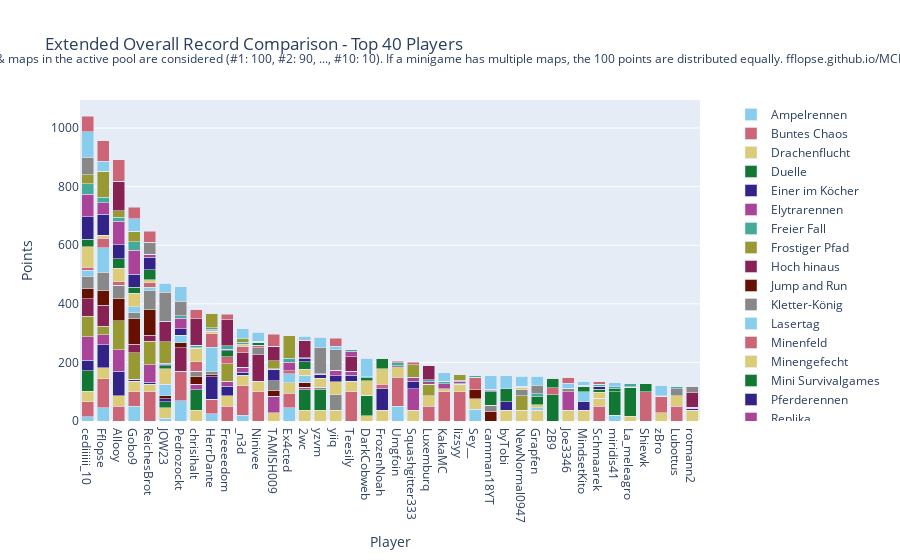

The code cell stored with this chart in its notebook:
### Code cell
import plotly.graph_objects as go

# Sum all columns to get the total score
outDf['Total'] = outDf.sum(axis=1)

# Sort by total score and fill N/A values with 0
outDf = outDf.sort_values(by='Total', ascending=False).fillna(0)

# Crop to top 10 players
cropDf = outDf.head(40).copy()

# Drop the 'Total' column for plotting
cropDf = cropDf.drop(columns=['Total'])

# Create a color palette
color_palette = px.colors.qualitative.Safe

# Create the stacked bar plot
fig = go.Figure()

for column in cropDf.columns.difference(['Player']):
    fig.add_trace(go.Bar(
        x=cropDf.index,
        y=cropDf[column],
        name=column,
        marker_color=color_palette[len(fig.data) % len(color_palette)]
    ))

# Update layout
fig.update_layout(
    barmode='stack',
    title='Extended Overall Record Comparison - Top 40 Players',
    xaxis=dict(title='Player'),
    yaxis=dict(title='Points'),
    #height=800,
    #width=1000,
    legend=dict(
        x=1.05,
        y=0.5,
        traceorder='normal',
        font=dict(size=12),
        bgcolor='rgba(255, 255, 255, 0)',
        bordercolor='rgba(0, 0, 0, 0)'
    ),
    margin=dict(r=200),  # Adjust right margin to make room for the legend
    annotations=[
        dict(
            x=0.5,
            y=1.1635,
            xref='paper',
            yref='paper',
            text='Max 100 points per minigame. Records #1 through #10 of games & maps in the active pool are considered (#1: 100, #2: 90, ..., #10: 10). If a minigame has multiple maps, the 100 points are distributed equally. fflopse.github.io/MCP-Records/data-analysis/global-ranking.ipynb',
            showarrow=False,
            font=dict(size=12),
            xanchor='center'
        )
    ]
)

fig.show()

# save the plot as an html file

fig.write_html('out/ext_overall_record_comparison.html')

### Figure 1 — Plotly figure (JSON) as saved in the notebook; plotly's stock layout.template omitted (floating-point values rounded to 4 significant figures)
{"data": [{"marker": {"color": "rgb(136, 204, 238)"}, "name": "Ampelrennen", "type": "bar", "x": ["cediiiiii_10", "Fflopse", "Allooy", "Gobo9", "ReichesBrot", "JOW23", "Pedrozockt", "chrisihalt", "HerrDante", "Freeeedom", "_n3d", "Ninivee", "TAMISH009", "Ex4cted", "2wc", "yzvm", "yiiq", "Teesily", "DarkCobweb", "FrozenNoah", "Umgfoin", "Squashgitter333", "Luxemburq", "KakaMC", "lizsyy", "Sey__", "camman18YT", "byTobi", "NewNormal0947", "Grapfen", "2B9", "Joe3346", "MindsetKito", "Schmaarek", "miridis41", "La_meleagro", "Shiewk", "zBro", "Lubottus", "rotmann2"], "y": [15, 45, 0, 50, 0, 10, 70, 0, 25, 0, 20, 0, 0, 45, 0, 0, 0, 0, 0, 0, 50, 0, 0, 0, 0, 40, 0, 0, 0, 0, 0, 0, 0, 0, 20, 0, 0, 0, 0, 0]}, {"marker": {"color": "rgb(204, 102, 119)"}, "name": "Buntes Chaos", "type": "bar", "x": ["cediiiiii_10", "Fflopse", "Allooy", "Gobo9", "ReichesBrot", "JOW23", "Pedrozockt", "chrisihalt", "HerrDante", "Freeeedom", "_n3d", "Ninivee", "TAMISH009", "Ex4cted", "2wc", "yzvm", "yiiq", "Teesily", "DarkCobweb", "FrozenNoah", "Umgfoin", "Squashgitter333", "Luxemburq", "KakaMC", "lizsyy", "Sey__", "camman18YT", "byTobi", "NewNormal0947", "Grapfen", "2B9", "Joe3346", "MindsetKito", "Schmaarek", "miridis41", "La_meleagro", "Shiewk", "zBro", "Lubottus", "rotmann2"], "y": [50, 100, 50, 50, 100, 0, 100, 0, 50, 50, 100, 100, 0, 50, 0, 0, 0, 100, 0, 0, 100, 0, 50, 100, 100, 0, 0, 0, 0, 0, 0, 0, 0, 50, 0, 0, 100, 0, 50, 0]}, {"marker": {"color": "rgb(221, 204, 119)"}, "name": "Drachenflucht", "type": "bar", "x": ["cediiiiii_10", "Fflopse", "Allooy", "Gobo9", "ReichesBrot", "JOW23", "Pedrozockt", "chrisihalt", "HerrDante", "Freeeedom", "_n3d", "Ninivee", "TAMISH009", "Ex4cted", "2wc", "yzvm", "yiiq", "Teesily", "DarkCobweb", "FrozenNoah", "Umgfoin", "Squashgitter333", "Luxemburq", "KakaMC", "lizsyy", "Sey__", "camman18YT", "byTobi", "NewNormal0947", "Grapfen", "2B9", "Joe3346", "MindsetKito", "Schmaarek", "miridis41", "La_meleagro", "Shiewk", "zBro", "Lubottus", "rotmann2"], "y": [36, 36, 36, 36, 26, 36, 0, 36, 0, 36, 36, 36, 28, 36, 36, 36, 36, 36, 18, 36, 36, 36, 36, 10, 26, 36, 0, 36, 36, 36, 0, 36, 36, 28, 0, 16, 0, 28, 36, 36]}, {"marker": {"color": "rgb(17, 119, 51)"}, "name": "Duelle", "type": "bar", "x": ["cediiiiii_10", "Fflopse", "Allooy", "Gobo9", "ReichesBrot", "JOW23", "Pedrozockt", "chrisihalt", "HerrDante", "Freeeedom", "_n3d", "Ninivee", "TAMISH009", "Ex4cted", "2wc", "yzvm", "yiiq", "Teesily", "DarkCobweb", "FrozenNoah", "Umgfoin", "Squashgitter333", "Luxemburq", "KakaMC", "lizsyy", "Sey__", "camman18YT", "byTobi", "NewNormal0947", "Grapfen", "2B9", "Joe3346", "MindsetKito", "Schmaarek", "miridis41", "La_meleagro", "Shiewk", "zBro", "Lubottus", "rotmann2"], "y": [70, 0, 0, 0, 0, 20, 0, 70, 0, 0, 0, 0, 0, 0, 70, 70, 0, 0, 70, 0, 0, 0, 0, 0, 0, 0, 0, 0, 0, 0, 90, 0, 0, 0, 80, 100, 0, 0, 0, 0]}, {"marker": {"color": "rgb(51, 34, 136)"}, "name": "Einer im Köcher", "type": "bar", "x": ["cediiiiii_10", "Fflopse", "Allooy", "Gobo9", "ReichesBrot", "JOW23", "Pedrozockt", "chrisihalt", "HerrDante", "Freeeedom", "_n3d", "Ninivee", "TAMISH009", "Ex4cted", "2wc", "yzvm", "yiiq", "Teesily", "DarkCobweb", "FrozenNoah", "Umgfoin", "Squashgitter333", "Luxemburq", "KakaMC", "lizsyy", "Sey__", "camman18YT", "byTobi", "NewNormal0947", "Grapfen", "2B9", "Joe3346", "MindsetKito", "Schmaarek", "miridis41", "La_meleagro", "Shiewk", "zBro", "Lubottus", "rotmann2"], "y": [36.67, 80, 83.33, 6.667, 6.667, 10, 0, 0, 76.67, 33.33, 10, 0, 0, 0, 0, 0, 0, 20, 0, 73.33, 0, 0, 0, 0, 0, 0, 0, 30, 0, 0, 0, 0, 30, 0, 0, 0, 0, 0, 0, 0]}, {"marker": {"color": "rgb(170, 68, 153)"}, "name": "Elytrarennen", "type": "bar", "x": ["cediiiiii_10", "Fflopse", "Allooy", "Gobo9", "ReichesBrot", "JOW23", "Pedrozockt", "chrisihalt", "HerrDante", "Freeeedom", "_n3d", "Ninivee", "TAMISH009", "Ex4cted", "2wc", "yzvm", "yiiq", "Teesily", "DarkCobweb", "FrozenNoah", "Umgfoin", "Squashgitter333", "Luxemburq", "KakaMC", "lizsyy", "Sey__", "camman18YT", "byTobi", "NewNormal0947", "Grapfen", "2B9", "Joe3346", "MindsetKito", "Schmaarek", "miridis41", "La_meleagro", "Shiewk", "zBro", "Lubottus", "rotmann2"], "y": [80, 33.33, 73.33, 0, 60, 0, 0, 20, 0, 16.67, 16.67, 0, 56.67, 0, 10, 0, 0, 13.33, 0, 0, 0, 73.33, 0, 0, 0, 0, 0, 0, 0, 0, 0, 63.33, 0, 0, 0, 0, 0, 0, 0, 0]}, {"marker": {"color": "rgb(68, 170, 153)"}, "name": "Freier Fall", "type": "bar", "x": ["cediiiiii_10", "Fflopse", "Allooy", "Gobo9", "ReichesBrot", "JOW23", "Pedrozockt", "chrisihalt", "HerrDante", "Freeeedom", "_n3d", "Ninivee", "TAMISH009", "Ex4cted", "2wc", "yzvm", "yiiq", "Teesily", "DarkCobweb", "FrozenNoah", "Umgfoin", "Squashgitter333", "Luxemburq", "KakaMC", "lizsyy", "Sey__", "camman18YT", "byTobi", "NewNormal0947", "Grapfen", "2B9", "Joe3346", "MindsetKito", "Schmaarek", "miridis41", "La_meleagro", "Shiewk", "zBro", "Lubottus", "rotmann2"], "y": [0, 0, 0, 0, 0, 0, 0, 0, 0, 0, 0, 0, 0, 0, 0, 0, 0, 0, 0, 0, 0, 0, 0, 0, 0, 0, 0, 0, 0, 0, 0, 0, 0, 0, 0, 0, 0, 0, 0, 0]}, {"marker": {"color": "rgb(153, 153, 51)"}, "name": "Frostiger Pfad", "type": "bar", "x": ["cediiiiii_10", "Fflopse", "Allooy", "Gobo9", "ReichesBrot", "JOW23", "Pedrozockt", "chrisihalt", "HerrDante", "Freeeedom", "_n3d", "Ninivee", "TAMISH009", "Ex4cted", "2wc", "yzvm", "yiiq", "Teesily", "DarkCobweb", "FrozenNoah", "Umgfoin", "Squashgitter333", "Luxemburq", "KakaMC", "lizsyy", "Sey__", "camman18YT", "byTobi", "NewNormal0947", "Grapfen", "2B9", "Joe3346", "MindsetKito", "Schmaarek", "miridis41", "La_meleagro", "Shiewk", "zBro", "Lubottus", "rotmann2"], "y": [70, 30, 100, 90, 80, 0, 0, 0, 0, 60, 0, 0, 0, 0, 0, 0, 0, 0, 0, 0, 0, 0, 40, 0, 0, 0, 0, 0, 50, 0, 0, 0, 0, 0, 0, 0, 0, 0, 0, 0]}, {"marker": {"color": "rgb(136, 34, 85)"}, "name": "Hoch hinaus", "type": "bar", "x": ["cediiiiii_10", "Fflopse", "Allooy", "Gobo9", "ReichesBrot", "JOW23", "Pedrozockt", "chrisihalt", "HerrDante", "Freeeedom", "_n3d", "Ninivee", "TAMISH009", "Ex4cted", "2wc", "yzvm", "yiiq", "Teesily", "DarkCobweb", "FrozenNoah", "Umgfoin", "Squashgitter333", "Luxemburq", "KakaMC", "lizsyy", "Sey__", "camman18YT", "byTobi", "NewNormal0947", "Grapfen", "2B9", "Joe3346", "MindsetKito", "Schmaarek", "miridis41", "La_meleagro", "Shiewk", "zBro", "Lubottus", "rotmann2"], "y": [60, 70, 0, 30, 20, 0, 80, 0, 0, 0, 50, 90, 0, 0, 0, 0, 0, 50, 0, 0, 0, 0, 0, 0, 0, 0, 0, 0, 0, 0, 0, 0, 0, 0, 0, 0, 0, 0, 0, 0]}, {"marker": {"color": "rgb(102, 17, 0)"}, "name": "Jump and Run", "type": "bar", "x": ["cediiiiii_10", "Fflopse", "Allooy", "Gobo9", "ReichesBrot", "JOW23", "Pedrozockt", "chrisihalt", "HerrDante", "Freeeedom", "_n3d", "Ninivee", "TAMISH009", "Ex4cted", "2wc", "yzvm", "yiiq", "Teesily", "DarkCobweb", "FrozenNoah", "Umgfoin", "Squashgitter333", "Luxemburq", "KakaMC", "lizsyy", "Sey__", "camman18YT", "byTobi", "NewNormal0947", "Grapfen", "2B9", "Joe3346", "MindsetKito", "Schmaarek", "miridis41", "La_meleagro", "Shiewk", "zBro", "Lubottus", "rotmann2"], "y": [33.33, 50, 76.67, 86.67, 86.67, 10, 16.67, 26.67, 6.667, 0, 0, 0, 20, 0, 16.67, 0, 0, 0, 0, 0, 0, 0, 0, 0, 0, 30, 33.33, 0, 0, 0, 0, 0, 0, 0, 0, 0, 0, 0, 0, 0]}, {"marker": {"color": "rgb(136, 136, 136)"}, "name": "Kletter-König", "type": "bar", "x": ["cediiiiii_10", "Fflopse", "Allooy", "Gobo9", "ReichesBrot", "JOW23", "Pedrozockt", "chrisihalt", "HerrDante", "Freeeedom", "_n3d", "Ninivee", "TAMISH009", "Ex4cted", "2wc", "yzvm", "yiiq", "Teesily", "DarkCobweb", "FrozenNoah", "Umgfoin", "Squashgitter333", "Luxemburq", "KakaMC", "lizsyy", "Sey__", "camman18YT", "byTobi", "NewNormal0947", "Grapfen", "2B9", "Joe3346", "MindsetKito", "Schmaarek", "miridis41", "La_meleagro", "Shiewk", "zBro", "Lubottus", "rotmann2"], "y": [43.33, 63.33, 43.33, 20, 66.67, 0, 0, 16.67, 10, 0, 0, 23.33, 33.33, 0, 0, 10, 53.33, 0, 0, 0, 0, 0, 0, 0, 0, 0, 20, 0, 20, 0, 0, 13.33, 0, 0, 0, 0, 0, 0, 23.33, 0]}, {"marker": {"color": "rgb(136, 204, 238)"}, "name": "Lasertag", "type": "bar", "x": ["cediiiiii_10", "Fflopse", "Allooy", "Gobo9", "ReichesBrot", "JOW23", "Pedrozockt", "chrisihalt", "HerrDante", "Freeeedom", "_n3d", "Ninivee", "TAMISH009", "Ex4cted", "2wc", "yzvm", "yiiq", "Teesily", "DarkCobweb", "FrozenNoah", "Umgfoin", "Squashgitter333", "Luxemburq", "KakaMC", "lizsyy", "Sey__", "camman18YT", "byTobi", "NewNormal0947", "Grapfen", "2B9", "Joe3346", "MindsetKito", "Schmaarek", "miridis41", "La_meleagro", "Shiewk", "zBro", "Lubottus", "rotmann2"], "y": [20, 83.33, 0, 20, 10, 40, 26.67, 0, 83.33, 0, 0, 0, 0, 30, 23.33, 0, 0, 0, 0, 0, 0, 0, 0, 0, 0, 0, 0, 0, 0, 10, 0, 0, 33.33, 0, 0, 0, 0, 0, 0, 0]}, {"marker": {"color": "rgb(204, 102, 119)"}, "name": "Minenfeld", "type": "bar", "x": ["cediiiiii_10", "Fflopse", "Allooy", "Gobo9", "ReichesBrot", "JOW23", "Pedrozockt", "chrisihalt", "HerrDante", "Freeeedom", "_n3d", "Ninivee", "TAMISH009", "Ex4cted", "2wc", "yzvm", "yiiq", "Teesily", "DarkCobweb", "FrozenNoah", "Umgfoin", "Squashgitter333", "Luxemburq", "KakaMC", "lizsyy", "Sey__", "camman18YT", "byTobi", "NewNormal0947", "Grapfen", "2B9", "Joe3346", "MindsetKito", "Schmaarek", "miridis41", "La_meleagro", "Shiewk", "zBro", "Lubottus", "rotmann2"], "y": [10, 33.33, 13.33, 0, 16.67, 0, 0, 33.33, 46.67, 23.33, 20, 10, 0, 10, 0, 0, 0, 0, 0, 16.67, 0, 0, 0, 0, 0, 43.33, 0, 0, 0, 0, 23.33, 0, 0, 0, 0, 0, 0, 56.67, 0, 0]}, {"marker": {"color": "rgb(221, 204, 119)"}, "name": "Minengefecht", "type": "bar", "x": ["cediiiiii_10", "Fflopse", "Allooy", "Gobo9", "ReichesBrot", "JOW23", "Pedrozockt", "chrisihalt", "HerrDante", "Freeeedom", "_n3d", "Ninivee", "TAMISH009", "Ex4cted", "2wc", "yzvm", "yiiq", "Teesily", "DarkCobweb", "FrozenNoah", "Umgfoin", "Squashgitter333", "Luxemburq", "KakaMC", "lizsyy", "Sey__", "camman18YT", "byTobi", "NewNormal0947", "Grapfen", "2B9", "Joe3346", "MindsetKito", "Schmaarek", "miridis41", "La_meleagro", "Shiewk", "zBro", "Lubottus", "rotmann2"], "y": [70, 10, 45, 47.5, 10, 52.5, 0, 45, 7.5, 0, 7.5, 0, 0, 0, 20, 30, 45, 0, 50, 52.5, 0, 0, 0, 0, 0, 0, 0, 0, 10, 10, 0, 0, 0, 20, 0, 0, 0, 0, 0, 0]}, {"marker": {"color": "rgb(17, 119, 51)"}, "name": "Mini Survivalgames", "type": "bar", "x": ["cediiiiii_10", "Fflopse", "Allooy", "Gobo9", "ReichesBrot", "JOW23", "Pedrozockt", "chrisihalt", "HerrDante", "Freeeedom", "_n3d", "Ninivee", "TAMISH009", "Ex4cted", "2wc", "yzvm", "yiiq", "Teesily", "DarkCobweb", "FrozenNoah", "Umgfoin", "Squashgitter333", "Luxemburq", "KakaMC", "lizsyy", "Sey__", "camman18YT", "byTobi", "NewNormal0947", "Grapfen", "2B9", "Joe3346", "MindsetKito", "Schmaarek", "miridis41", "La_meleagro", "Shiewk", "zBro", "Lubottus", "rotmann2"], "y": [26.67, 0, 33.33, 20, 33.33, 10, 0, 0, 0, 20, 0, 10, 0, 0, 26.67, 0, 0, 0, 10, 33.33, 0, 0, 0, 0, 0, 0, 46.67, 43.33, 0, 26.67, 33.33, 0, 20, 10, 10, 0, 26.67, 0, 0, 0]}, {"marker": {"color": "rgb(51, 34, 136)"}, "name": "Pferderennen", "type": "bar", "x": ["cediiiiii_10", "Fflopse", "Allooy", "Gobo9", "ReichesBrot", "JOW23", "Pedrozockt", "chrisihalt", "HerrDante", "Freeeedom", "_n3d", "Ninivee", "TAMISH009", "Ex4cted", "2wc", "yzvm", "yiiq", "Teesily", "DarkCobweb", "FrozenNoah", "Umgfoin", "Squashgitter333", "Luxemburq", "KakaMC", "lizsyy", "Sey__", "camman18YT", "byTobi", "NewNormal0947", "Grapfen", "2B9", "Joe3346", "MindsetKito", "Schmaarek", "miridis41", "La_meleagro", "Shiewk", "zBro", "Lubottus", "rotmann2"], "y": [76.67, 71.67, 46.67, 45, 43.33, 5, 21.67, 0, 3.333, 3.333, 0, 0, 38.33, 0, 11.67, 13.33, 20, 0, 0, 0, 3.333, 26.67, 0, 0, 3.333, 0, 0, 0, 0, 0, 0, 0, 0, 10, 0, 0, 0, 0, 0, 8.333]}, {"marker": {"color": "rgb(170, 68, 153)"}, "name": "Replika", "type": "bar", "x": ["cediiiiii_10", "Fflopse", "Allooy", "Gobo9", "ReichesBrot", "JOW23", "Pedrozockt", "chrisihalt", "HerrDante", "Freeeedom", "_n3d", "Ninivee", "TAMISH009", "Ex4cted", "2wc", "yzvm", "yiiq", "Teesily", "DarkCobweb", "FrozenNoah", "Umgfoin", "Squashgitter333", "Luxemburq", "KakaMC", "lizsyy", "Sey__", "camman18YT", "byTobi", "NewNormal0947", "Grapfen", "2B9", "Joe3346", "MindsetKito", "Schmaarek", "miridis41", "La_meleagro", "Shiewk", "zBro", "Lubottus", "rotmann2"], "y": [76.31, 39.13, 80.49, 80.58, 8.155, 2.621, 35.83, 2.427, 3.592, 3.01, 2.233, 0, 0.4854, 29.32, 0.9709, 0, 18.35, 18.35, 0.1942, 0, 0, 11.75, 7.961, 17.09, 6.99, 0, 2.718, 0, 0, 0.1942, 0, 0, 0, 0, 0, 0.7767, 0, 0, 1.068, 0]}, {"marker": {"color": "rgb(68, 170, 153)"}, "name": "Sammelwahn", "type": "bar", "x": ["cediiiiii_10", "Fflopse", "Allooy", "Gobo9", "ReichesBrot", "JOW23", "Pedrozockt", "chrisihalt", "HerrDante", "Freeeedom", "_n3d", "Ninivee", "TAMISH009", "Ex4cted", "2wc", "yzvm", "yiiq", "Teesily", "DarkCobweb", "FrozenNoah", "Umgfoin", "Squashgitter333", "Luxemburq", "KakaMC", "lizsyy", "Sey__", "camman18YT", "byTobi", "NewNormal0947", "Grapfen", "2B9", "Joe3346", "MindsetKito", "Schmaarek", "miridis41", "La_meleagro", "Shiewk", "zBro", "Lubottus", "rotmann2"], "y": [36.43, 18.33, 13.33, 28.81, 2.381, 0.9524, 8.333, 8.571, 5.238, 10.71, 5.714, 3.095, 2.143, 14.52, 0.4762, 2.619, 0, 5.952, 2.857, 2.381, 10.24, 1.19, 6.905, 7.857, 3.333, 6.905, 5.476, 1.19, 3.095, 9.524, 2.381, 0, 2.143, 7.619, 6.667, 10, 0, 2.143, 6.429, 2.381]}, {"marker": {"color": "rgb(153, 153, 51)"}, "name": "Schießstand", "type": "bar", "x": ["cediiiiii_10", "Fflopse", "Allooy", "Gobo9", "ReichesBrot", "JOW23", "Pedrozockt", "chrisihalt", "HerrDante", "Freeeedom", "_n3d", "Ninivee", "TAMISH009", "Ex4cted", "2wc", "yzvm", "yiiq", "Teesily", "DarkCobweb", "FrozenNoah", "Umgfoin", "Squashgitter333", "Luxemburq", "KakaMC", "lizsyy", "Sey__", "camman18YT", "byTobi", "NewNormal0947", "Grapfen", "2B9", "Joe3346", "MindsetKito", "Schmaarek", "miridis41", "La_meleagro", "Shiewk", "zBro", "Lubottus", "rotmann2"], "y": [30, 90, 23.33, 36.67, 0, 73.33, 0, 0, 50, 0, 13.33, 0, 26.67, 76.67, 0, 0, 0, 0, 0, 0, 0, 43.33, 0, 0, 20, 0, 0, 0, 0, 0, 0, 0, 0, 0, 0, 0, 0, 0, 0, 0]}, {"marker": {"color": "rgb(136, 34, 85)"}, "name": "Spleef", "type": "bar", "x": ["cediiiiii_10", "Fflopse", "Allooy", "Gobo9", "ReichesBrot", "JOW23", "Pedrozockt", "chrisihalt", "HerrDante", "Freeeedom", "_n3d", "Ninivee", "TAMISH009", "Ex4cted", "2wc", "yzvm", "yiiq", "Teesily", "DarkCobweb", "FrozenNoah", "Umgfoin", "Squashgitter333", "Luxemburq", "KakaMC", "lizsyy", "Sey__", "camman18YT", "byTobi", "NewNormal0947", "Grapfen", "2B9", "Joe3346", "MindsetKito", "Schmaarek", "miridis41", "La_meleagro", "Shiewk", "zBro", "Lubottus", "rotmann2"], "y": [0, 0, 100, 0, 0, 70, 0, 90, 0, 90, 0, 0, 50, 0, 60, 0, 0, 0, 0, 0, 0, 0, 50, 0, 0, 0, 0, 0, 0, 0, 0, 0, 0, 0, 0, 0, 0, 0, 0, 50]}, {"marker": {"color": "rgb(102, 17, 0)"}, "name": "Todeswürfel", "type": "bar", "x": ["cediiiiii_10", "Fflopse", "Allooy", "Gobo9", "ReichesBrot", "JOW23", "Pedrozockt", "chrisihalt", "HerrDante", "Freeeedom", "_n3d", "Ninivee", "TAMISH009", "Ex4cted", "2wc", "yzvm", "yiiq", "Teesily", "DarkCobweb", "FrozenNoah", "Umgfoin", "Squashgitter333", "Luxemburq", "KakaMC", "lizsyy", "Sey__", "camman18YT", "byTobi", "NewNormal0947", "Grapfen", "2B9", "Joe3346", "MindsetKito", "Schmaarek", "miridis41", "La_meleagro", "Shiewk", "zBro", "Lubottus", "rotmann2"], "y": [0, 0, 0, 0, 0, 0, 0, 0, 0, 0, 0, 0, 0, 0, 0, 0, 0, 0, 0, 0, 0, 0, 0, 0, 0, 0, 0, 0, 0, 0, 0, 0, 0, 0, 0, 0, 0, 0, 0, 0]}, {"marker": {"color": "rgb(136, 136, 136)"}, "name": "Waffenfolge", "type": "bar", "x": ["cediiiiii_10", "Fflopse", "Allooy", "Gobo9", "ReichesBrot", "JOW23", "Pedrozockt", "chrisihalt", "HerrDante", "Freeeedom", "_n3d", "Ninivee", "TAMISH009", "Ex4cted", "2wc", "yzvm", "yiiq", "Teesily", "DarkCobweb", "FrozenNoah", "Umgfoin", "Squashgitter333", "Luxemburq", "KakaMC", "lizsyy", "Sey__", "camman18YT", "byTobi", "NewNormal0947", "Grapfen", "2B9", "Joe3346", "MindsetKito", "Schmaarek", "miridis41", "La_meleagro", "Shiewk", "zBro", "Lubottus", "rotmann2"], "y": [60, 0, 0, 0, 40, 100, 50, 0, 0, 0, 0, 0, 0, 0, 0, 90, 70, 0, 0, 0, 0, 0, 0, 0, 0, 0, 0, 0, 0, 30, 0, 0, 0, 0, 0, 0, 0, 0, 0, 20]}, {"marker": {"color": "rgb(136, 204, 238)"}, "name": "Walls", "type": "bar", "x": ["cediiiiii_10", "Fflopse", "Allooy", "Gobo9", "ReichesBrot", "JOW23", "Pedrozockt", "chrisihalt", "HerrDante", "Freeeedom", "_n3d", "Ninivee", "TAMISH009", "Ex4cted", "2wc", "yzvm", "yiiq", "Teesily", "DarkCobweb", "FrozenNoah", "Umgfoin", "Squashgitter333", "Luxemburq", "KakaMC", "lizsyy", "Sey__", "camman18YT", "byTobi", "NewNormal0947", "Grapfen", "2B9", "Joe3346", "MindsetKito", "Schmaarek", "miridis41", "La_meleagro", "Shiewk", "zBro", "Lubottus", "rotmann2"], "y": [86.67, 33.33, 0, 43.33, 0, 30, 50, 0, 0, 0, 33.33, 30, 0, 0, 13.33, 33.33, 13.33, 0, 63.33, 0, 0, 0, 0, 30, 0, 0, 46.67, 43.33, 33.33, 30, 0, 16.67, 13.33, 0, 13.33, 0, 0, 33.33, 0, 0]}, {"marker": {"color": "rgb(204, 102, 119)"}, "name": "Wettrennen", "type": "bar", "x": ["cediiiiii_10", "Fflopse", "Allooy", "Gobo9", "ReichesBrot", "JOW23", "Pedrozockt", "chrisihalt", "HerrDante", "Freeeedom", "_n3d", "Ninivee", "TAMISH009", "Ex4cted", "2wc", "yzvm", "yiiq", "Teesily", "DarkCobweb", "FrozenNoah", "Umgfoin", "Squashgitter333", "Luxemburq", "KakaMC", "lizsyy", "Sey__", "camman18YT", "byTobi", "NewNormal0947", "Grapfen", "2B9", "Joe3346", "MindsetKito", "Schmaarek", "miridis41", "La_meleagro", "Shiewk", "zBro", "Lubottus", "rotmann2"], "y": [54, 70, 74, 38, 38, 0, 0, 32, 0, 18, 0, 0, 40, 0, 0, 0, 26, 0, 0, 0, 4, 8, 0, 0, 0, 0, 0, 0, 0, 0, 0, 18, 0, 8, 0, 0, 0, 0, 0, 0]}], "layout": {"annotations": [{"font": {"size": 12}, "showarrow": false, "text": "Max 100 points per minigame. Records #1 through #10 of games & maps in the active pool are considered (#1: 100, #2: 90, ..., #10: 10). If a minigame has multiple maps, the 100 points are distributed equally. fflopse.github.io/MCP-Records/data-analysis/global-ranking.ipynb", "x": 0.5, "xanchor": "center", "xref": "paper", "y": 1.163, "yref": "paper"}], "barmode": "stack", "legend": {"bgcolor": "rgba(255, 255, 255, 0)", "bordercolor": "rgba(0, 0, 0, 0)", "font": {"size": 12}, "traceorder": "normal", "x": 1.05, "y": 0.5}, "margin": {"r": 200}, "title": {"text": "Extended Overall Record Comparison - Top 40 Players"}, "xaxis": {"title": {"text": "Player"}}, "yaxis": {"title": {"text": "Points"}}}}
